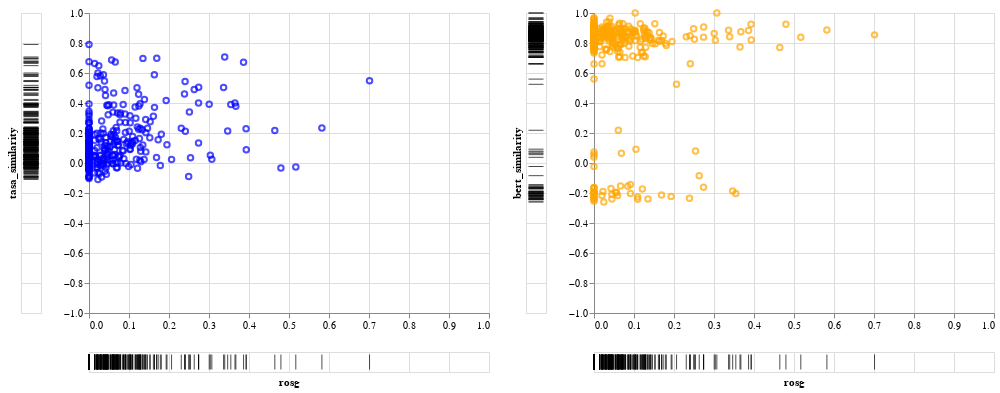

Notebook code cell kept with this figure:
### Code cell
import altair as alt
from random import sample
alt.data_transformers.enable("default")
alt.data_transformers.disable_max_rows()

samp_df = testcase_sem.sample(n=300, axis=0, random_state=9999)

brush = alt.selection(type='interval')
base = alt.Chart(samp_df).add_selection(brush)

# Configure the points
points_tasa = base.mark_point().encode(
    x=alt.X('rosg:Q', title='', scale=alt.Scale(domain=(0, 1))),
    y=alt.Y('tasa_similarity:Q', title='', scale=alt.Scale(domain=(-1, 1))),
    color=alt.condition(brush, alt.value('blue'), alt.value('grey')),
    tooltip=[
        'cue:N', 'target:N', 'rosg:Q', 'tasa_similarity:Q', 'bert_similarity:Q'
    ]
)

points_bert = base.mark_point().encode(
    x=alt.X('rosg:Q', title='', scale=alt.Scale(domain=(0, 1))),
    y=alt.Y('bert_similarity:Q', title='', scale=alt.Scale(domain=(-1, 1))),
    color=alt.condition(brush, alt.value('orange'), alt.value('grey')),
    tooltip=[
        'cue:N', 'target:N', 'rosg:Q', 'tasa_similarity:Q', 'bert_similarity:Q'
    ]
)

# Configure the ticks
tick_axis = alt.Axis(labels=False, domain=False, ticks=False)

x_ticks = base.mark_tick().encode(
    x=alt.X('rosg', axis=tick_axis, scale=alt.Scale(domain=(0, 1))),
    color=alt.condition(brush, alt.value('black'), alt.value('lightgrey'))
)

y_ticks_tasa = base.mark_tick().encode(
    y=alt.Y(
        'tasa_similarity:Q', axis=tick_axis, scale=alt.Scale(domain=(-1, 1))
    ),
    color=alt.condition(brush, alt.value('black'), alt.value('lightgrey'))
)

y_ticks_bert = base.mark_tick().encode(
    y=alt.Y(
        'bert_similarity:Q', axis=tick_axis, scale=alt.Scale(domain=(-1, 1))
    ),
    color=alt.condition(brush, alt.value('black'), alt.value('lightgrey'))
)

left = y_ticks_tasa | (points_tasa & x_ticks)

right = y_ticks_bert | (points_bert & x_ticks)

left | right

### Figure 1 — Vega-Lite specification as saved in the notebook (floating-point values rounded to 4 significant figures; data arrays with more than 128 entries replaced by an {"elided": "..."} marker saying what was removed)
{"config": {"view": {"continuousWidth": 400, "continuousHeight": 300}}, "datasets": {"data-42f0b47a94c7ee6b3ee79ea0a60f1a5e": {"elided": "300 records"}}, "hconcat": [{"mark": "tick", "selection": {"selector037": {"type": "interval"}}, "encoding": {"color": {"value": "lightgrey", "condition": {"value": "black", "selection": "selector037"}}, "y": {"scale": {"domain": [-1, 1]}, "field": "tasa_similarity", "axis": {"domain": false, "ticks": false, "labels": false}, "type": "quantitative"}}}, {"vconcat": [{"mark": "point", "selection": {"selector037": {"type": "interval"}}, "encoding": {"tooltip": [{"type": "nominal", "field": "cue"}, {"type": "nominal", "field": "target"}, {"type": "quantitative", "field": "rosg"}, {"type": "quantitative", "field": "tasa_similarity"}, {"type": "quantitative", "field": "bert_similarity"}], "color": {"value": "grey", "condition": {"value": "blue", "selection": "selector037"}}, "x": {"scale": {"domain": [0, 1]}, "field": "rosg", "title": "", "type": "quantitative"}, "y": {"scale": {"domain": [-1, 1]}, "field": "tasa_similarity", "title": "", "type": "quantitative"}}}, {"mark": "tick", "selection": {"selector037": {"type": "interval"}}, "encoding": {"color": {"value": "lightgrey", "condition": {"value": "black", "selection": "selector037"}}, "x": {"scale": {"domain": [0, 1]}, "field": "rosg", "axis": {"domain": false, "ticks": false, "labels": false}, "type": "quantitative"}}}]}, {"hconcat": [{"mark": "tick", "selection": {"selector037": {"type": "interval"}}, "encoding": {"color": {"value": "lightgrey", "condition": {"value": "black", "selection": "selector037"}}, "y": {"scale": {"domain": [-1, 1]}, "field": "bert_similarity", "axis": {"domain": false, "ticks": false, "labels": false}, "type": "quantitative"}}}, {"vconcat": [{"mark": "point", "selection": {"selector037": {"type": "interval"}}, "encoding": {"tooltip": [{"type": "nominal", "field": "cue"}, {"type": "nominal", "field": "target"}, {"type": "quantitative", "field": "rosg"}, {"type": "quantitative", "field": "tasa_similarity"}, {"type": "quantitative", "field": "bert_similarity"}], "color": {"value": "grey", "condition": {"value": "orange", "selection": "selector037"}}, "x": {"scale": {"domain": [0, 1]}, "field": "rosg", "title": "", "type": "quantitative"}, "y": {"scale": {"domain": [-1, 1]}, "field": "bert_similarity", "title": "", "type": "quantitative"}}}, {"mark": "tick", "selection": {"selector037": {"type": "interval"}}, "encoding": {"color": {"value": "lightgrey", "condition": {"value": "black", "selection": "selector037"}}, "x": {"scale": {"domain": [0, 1]}, "field": "rosg", "axis": {"domain": false, "ticks": false, "labels": false}, "type": "quantitative"}}}]}]}], "data": {"name": "data-42f0b47a94c7ee6b3ee79ea0a60f1a5e"}, "$schema": "https://vega.github.io/schema/vega-lite/v4.0.2.json"}
